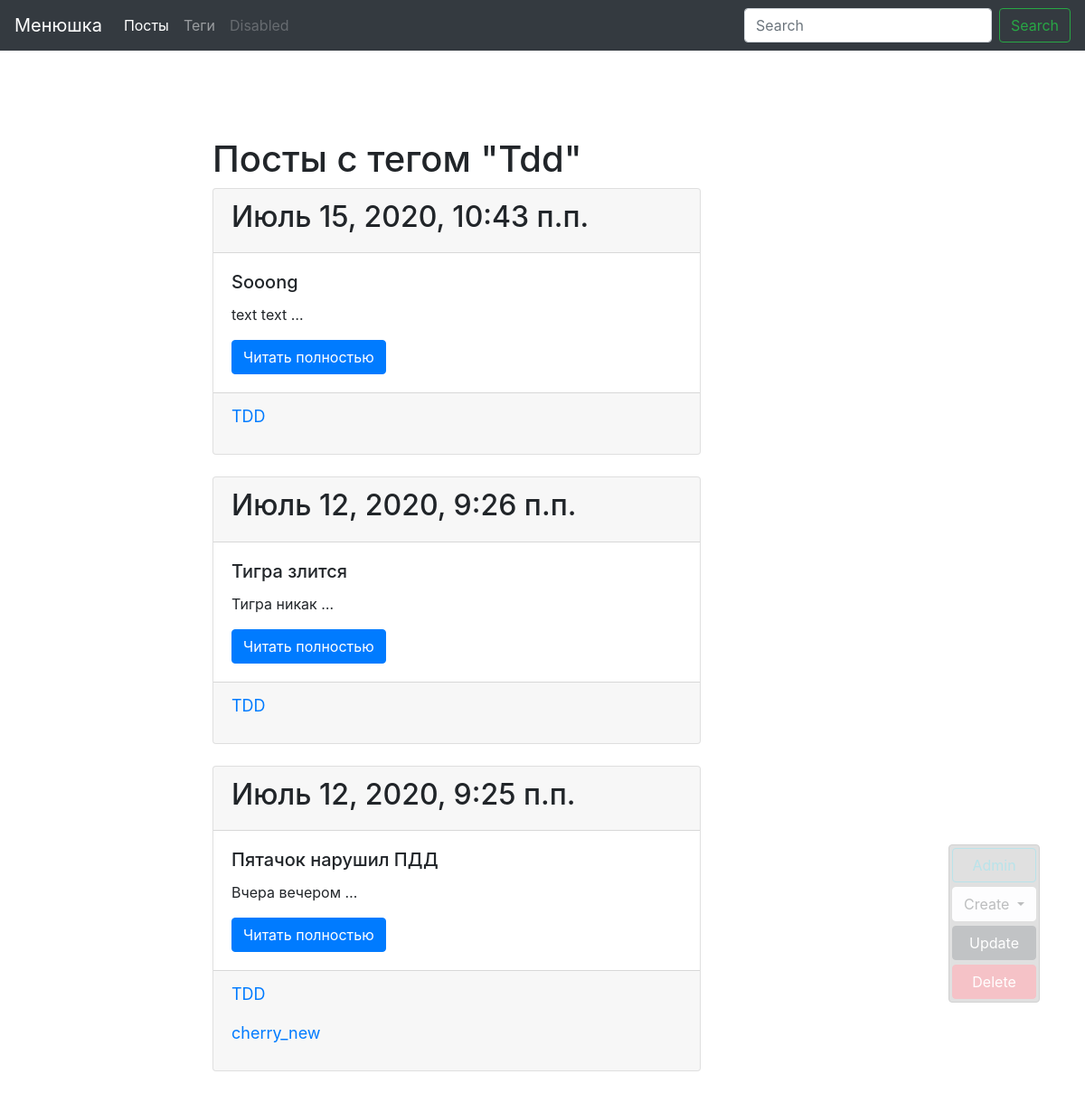
The page /tag/tdd/ (signed in) on the database its author committed.
### pt/models.py (models this page shows, shortened)
class Tag(models.Model):
	title = models.CharField(max_length=50)
	slug = models.SlugField(max_length=50, unique=True)
	def get_absolute_url(self):
		return reverse('tag_detail_url', kwargs={'slug': self.slug})
	def get_update_url(self):
		return reverse('tag_update_url', kwargs={'slug': self.slug})
	def get_delete_url(self):
		return reverse('tag_delete_url', kwargs={'slug': self.slug})
	class Meta:
		ordering = ['title']

class Post(models.Model):
	title = models.CharField(max_length=150, db_index=True)
	slug = models.SlugField(max_length=150, blank=True, unique=True)
	body = models.TextField(blank=True, db_index=True)
	tags = models.ManyToManyField('Tag', blank=True, related_name='posts')
	date_pub = models.DateTimeField(auto_now_add = True)
	def get_absolute_url(self):
		return reverse('post_detail_url', kwargs={'slug': self.slug})
	class Meta:
		ordering = ['-date_pub']

### pt/views.py (the view)
# urls.py: path('tag/<str:slug>/', TagDetail.as_view(), name='tag_detail_url'),
class TagDetail(ObjectDetailMixin, View):
	model = Tag
	template = 'pt/tag_detail.html'

### pt/utils.py (called while the page is built)
	def get(self, request, slug):
		obj = get_object_or_404(self.model, slug__iexact=slug)
		return render(request, self.template, {self.model.__name__.lower(): obj, 'admin_obj': obj})

### pt/templates/pt/tag_detail.html (shortened to what this page needs)
{% extends 'pt/base_blog.html' %}
{% block content %}
    <h1 class="mt-5">
        Посты с тегом "{{ tag.title|title }}"
    </h1>
    {% for post in tag.posts.all %}
		{% include 'pt/includes/post_card.html' %}
	{% endfor %}
{% endblock %}

### pt/templates/pt/includes/post_card.html
<div class="card mb-4">
	<div class="card-header">
		<h2> {{ post.date_pub }} </h2>
	</div>
	<div class="card-body">
		<h5 class="card-title"> {{ post.title }} </h5>
		<p class="card-text"> {{ post.body|truncatewords:2 }} </p>
		<a href="{{ post.get_absolute_url }}" class="btn btn-primary">Читать полностью</a>
	</div>
	<div class="card-footer text-muted">
		{% for tag in post.tags.all %}
			<a href="{{ tag.get_absolute_url }}" style="font-size: 18px"> <p>{{ tag.title }} </p> </a>
		{% endfor %}
	</div>
</div>

### rows shown on the page
Tag: title "Tdd", title "TDD"
Post: date_pub "Июль 15, 2020, 10:43 п.п.", title "Sooong", body "text text …"
Post: date_pub "Июль 12, 2020, 9:26 п.п.", title "Тигра злится", body "Тигра никак …"
Post: date_pub "Июль 12, 2020, 9:25 п.п.", title "Пятачок нарушил ПДД", body "Вчера вечером …"
Tag: title "cherry_new"
